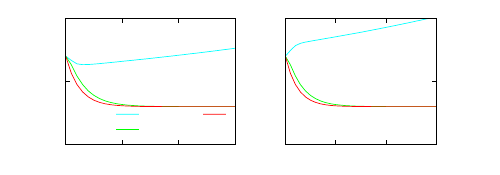

This chart was generated by the following gnuplot code:
# set terminal x11 
# set output
set style line 1 lt 4 lw 2
set style line 2 lt 5 lw 2
set style line 3 lt 2 lw 2
set style line 4 lt 1 lw 2
set style line 5 lt 6 lw 1
set size 1,0.5
set origin 0,0
set multiplot
set size 0.525,0.5
set key horiz samplen 2 noreverse spacing 1 width 0
set key at first 30, second 3
set origin 0,0
set xtics 10
set ytics nomirror
set ytics 0,5,20
set yrange [0:10]
set ylabel "Level -1"
plot "unstable_x.dat" u 1:2 w l ls 2 t "ncoop",\
"" u 1:3 w l ls 3 t "coop",\
"" u 1:4 w l ls 4 t  "cent"

set size 0.525,0.5
set origin 0.525,0
unset ylabel
unset ytics
unset key
set y2tics nomirror
set y2label "Level-2"
set y2tics 0,5,20
set y2range [0:10]
plot "unstable_x.dat" u 1:5 w l ls 2 axis x1y2,\
"" u 1:6 w l ls 3 axis x1y2,\
"" u 1:7 w l ls 4 axis x1y2



